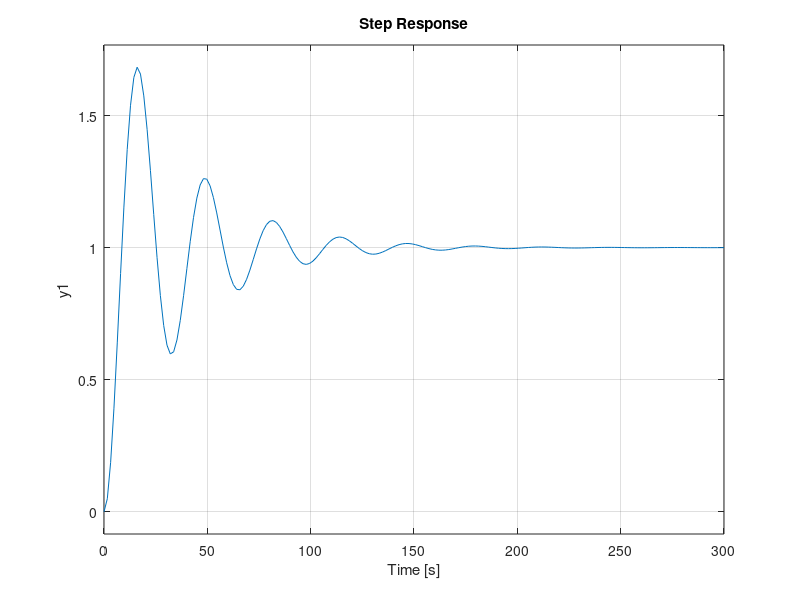
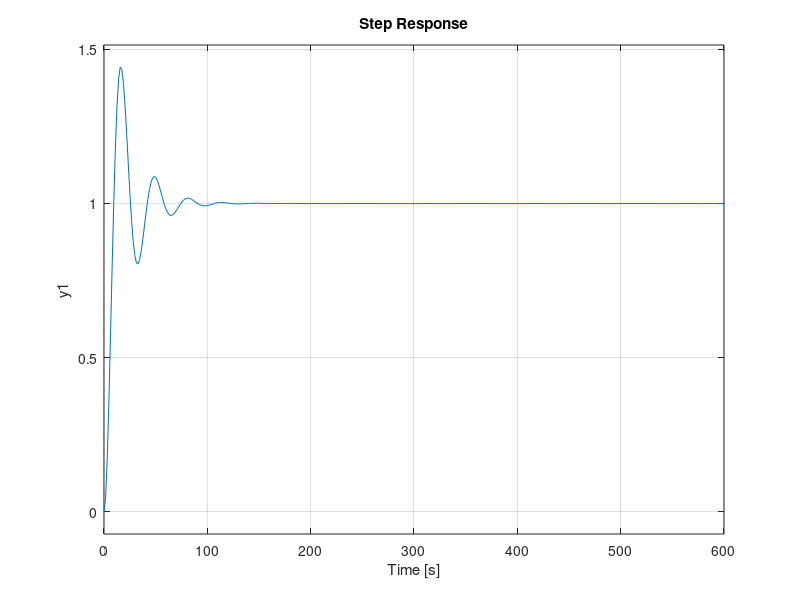
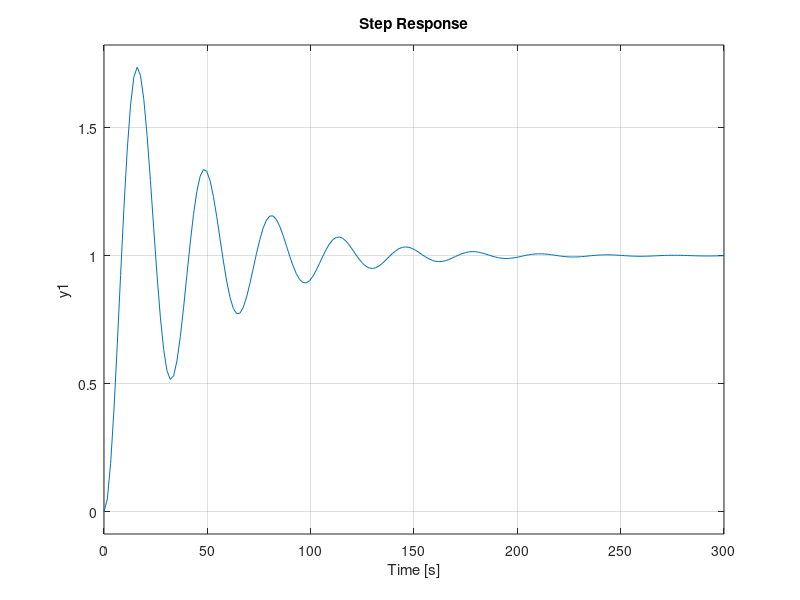
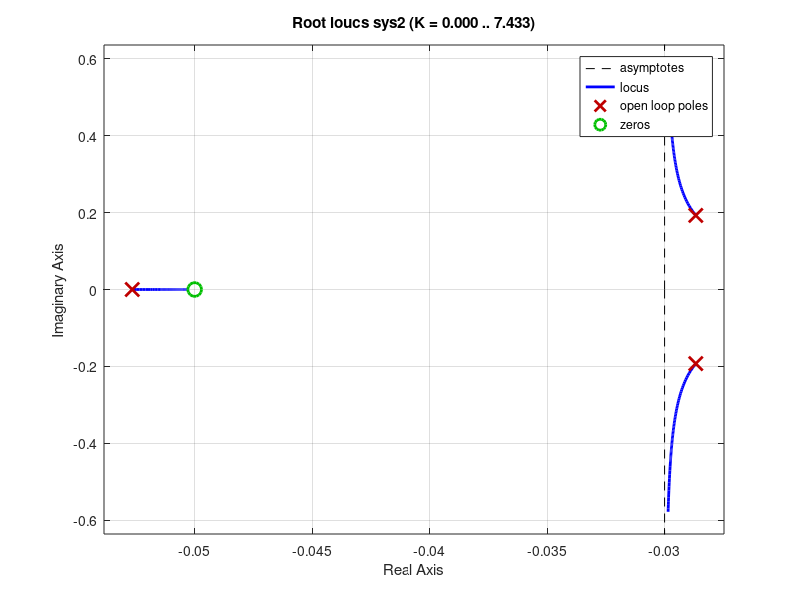

Write MATLAB code to recreate these figures, in order.
%% Q7.3

kp = 20
z = [0.05 0.01 0.06 ]

for n= 1:3

sys2 = tf ([(0.002*kp) (0.002*kp*z(n)) ] ,  [ 1 0.11 (0.001+0.002*kp) (0.002*kp*z(n))])

figure(102+n);
step(sys2) 

figure(108+n);
rlocus(sys2) 

end


